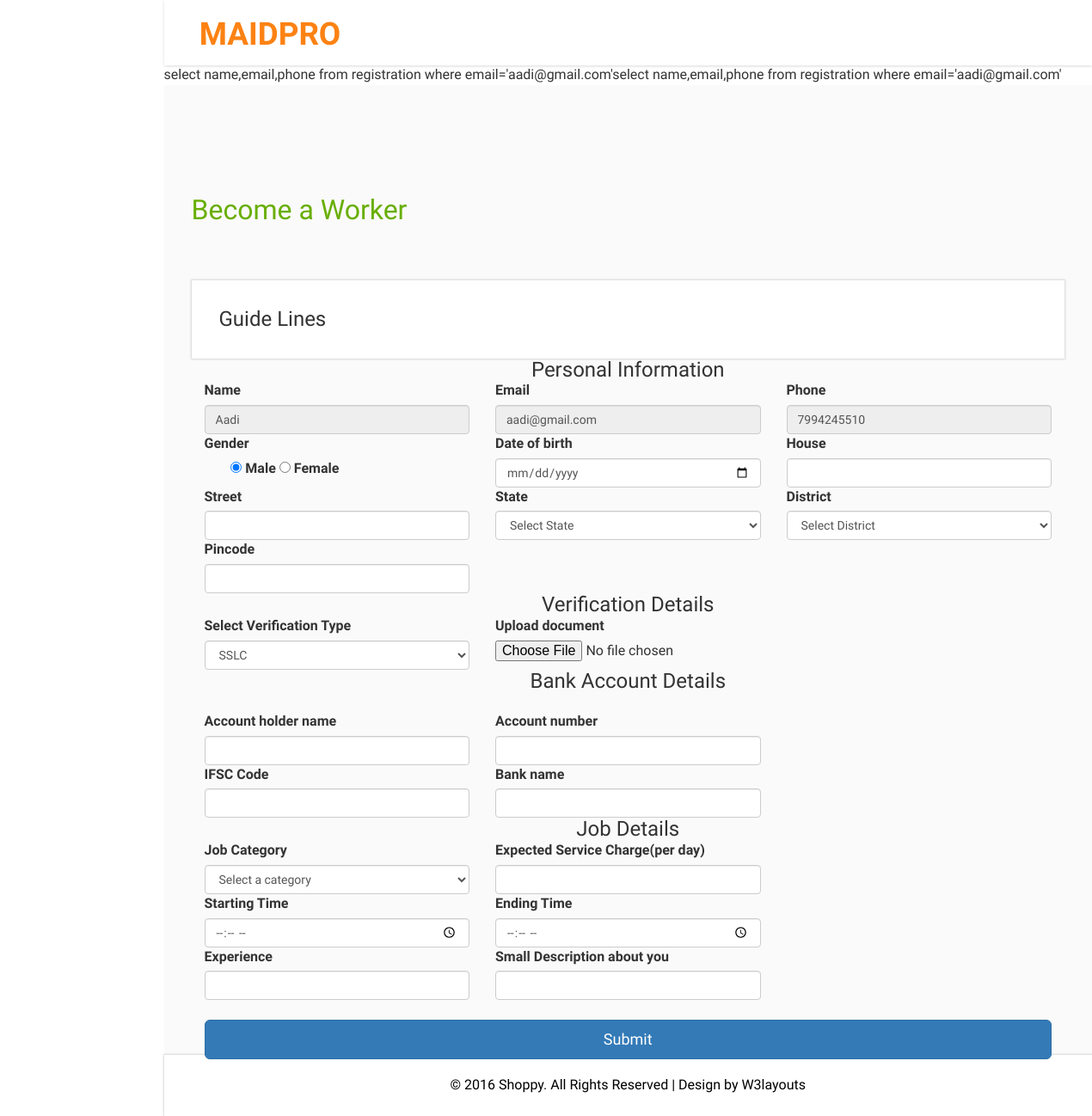
The app's page /adminverification.php?email=aadi@gmail.com with its own data.
### tables this page shows
CREATE TABLE `registration` (
  `user_id` int(11) NOT NULL,
  `email` varchar(50) NOT NULL,
  `name` varchar(30) NOT NULL,
  `phone` bigint(11) NOT NULL,
  `profile_pic` varchar(50) NOT NULL DEFAULT 'images/profile_pic.png',
  `house` varchar(30) NOT NULL,
  `place` varchar(30) NOT NULL,
  `district` varchar(30) NOT NULL,
  `state` varchar(30) NOT NULL,
  `pincode` int(10) NOT NULL,
  `gender` varchar(20) NOT NULL,
  `date_of_birth` varchar(20) NOT NULL
);

### adminverification.php (the view, shortened to what this page needs)
<?php
	include("header.php");
?>
<?php
include("dbconn.php");
$email=$_GET['email'];
$s="select name,email,phone from registration where email='$email'";
echo $s;
$r=mysqli_query($conn,$s);
$data=mysqli_fetch_assoc($r);
echo $s;
?>
<div class="inner-block">
    <div class="blank">
    	<h2>Become a Worker</h2>
    	<div class="blankpage-main">
    		<h3>Guide Lines</h3>
    	</div>
    	<form method="POST" action="addworker.php" enctype="multipart/form-data">
<h3 class="text-center">Personal Information</h3>
<div class="col-md-4">
    <label for="inputEmail4" class="form-label">Name</label>
    <input type="text" class="form-control"  required=""  name="username" id="username" value="<?php echo $data['name'] ?>" readonly>
  </div>
  <div class="col-md-4">
    <label for="inputEmail4" class="form-label">Email</label>
    <input type="email" class="form-control" id="email" required=""  name="email" value="<?php echo $data['email'] ?>" readonly>
  </div>
  <div class="col-md-4">
    <label for="inputEmail4" class="form-label">Phone</label>
    <input type="text" class="form-control"  required="" name="phone" id="phone" value="<?php echo $data['phone'] ?>" readonly>
  </div>
   <fieldset class="col-md-4">
   <label for="inputEmail4" class="form-label">Gender</label>
    <br>
    <div class="col-sm-10">
      <div class="form-check">&nbsp&nbsp&nbsp
        <input class="form-check-input" type="radio" name="gender" id="gridRadios1" value="Male" checked>
        <label class="form-check-label" for="gridRadios1">
         Male
        </label>
        <input class="form-check-input" type="radio" name="gender" id="gridRadios2" value="Female">
        <label class="form-check-label" for="gridRadios2">
         Female
        </label>
      </div>
    </div>
  </fieldset>
  <div class="col-md-4">
    <label for="inputEmail4" class="form-label">Date of birth</label>
    <input type="date" class="form-control" id="date_of_birth" required="" name="date_of_birth">
  </div>
  <div class="col-md-4">
    <label for="inputEmail4" class="form-label">House</label>
    <input type="text" class="form-control" id="house" required="" pattern="[a-zA-Z]+\[ .]+\[0-9]" name="house" >
  </div>
  <div class="col-md-4">
    <label for="inputEmail4" class="form-label">Street</label>
    <input type="text" class="form-control" id="place" required="" name="street">
  </div>
    <div class="col-md-4">
  <label for="inputState" class="form-label">State</label><br>
  <select class="form-control" aria-label="Default select example" onChange="getDistrict(this.value);" required="" name="state" id="state">
  <option value disabled selected>Select State</option>
</select>
    </div>
    <div class="col-md-4">
  <label for="inputState" class="form-label">District</label><br>
  <select class="form-control" aria-label="Default select example" id="city-list" name="district" required="">
    <option value="">Select District</option>
</select>
    </div>
    <div class="col-md-4">
    <label for="inputEmail4" class="form-label">Pincode</label>
    <input type="text" class="form-control" id="pincode" required="" name="pincode">
  </div>
  <div class="clearfix"></div>
      <h3 class="text-center">Verification Details</h3>
  <div class="col-md-4">
  	<label>Select Verification Type</label>
  	<select class="form-control" name="verification_type">
  		<option>SSLC</option>
  	</select>
  </div>
<div class="col-md-4">
  <label>Upload document</label>
  <input type="file" class="custom-file-input" id="customFileLang" name="photo">
</div>
<div class="clearfix"></div>
 <h3 class="text-center">Bank Account Details</h3><br>
<div class="col-md-4">
    <label for="inputEmail4" class="form-label">Account holder name</label>
    <input type="text" class="form-control" id="" required="" name="ac_holder_name">
  </div>
  <div class="col-md-4">
    <label for="inputEmail4" class="form-label">Account number</label>
    <input type="number" class="form-control" id="" required="" name="ac_number">
  </div>
  <div class="col-md-4">
    <label for="inputEmail4" class="form-label">IFSC Code</label>
    <input type="text" class="form-control" id="" required="" name="ifsc">
  </div>
  <div class="col-md-4">
    <label for="inputEmail4" class="form-label">Bank name</label>
    <input type="text" class="form-control" id="" required="" name="bank_name">
  </div>
<h3 class="text-center">Job Details</h3>
<div class="col-md-4">
	<label>Job Category</label>
	<select class="form-control" name="job_category" required="">
		<option value disabled selected>Select a category</option>
	</select>
</div>
<div class="col-md-4">
	<label>Expected Service Charge(per day)</label>
	<input type="number" name="service_charge" class="form-control" required="">
</div>
<div class="col-md-4">
	<label>Starting Time</label>
	<input type="time" name="starting_time" class="form-control" required="">
</div>
<div class="col-md-4">
	<label>Ending Time</label>
	<input type="time" name="ending_time" class="form-control" required="">
</div>
<div class="col-md-4">
	<label>Experience</label>
	<input type="number" name="experience" class="form-control" required="">
</div>
<div class="col-md-4">
	<label>Small Description about you</label>
	<input type="text" name="description" class="form-control" required="">
</div>
  <div class="col-md-12">
  <br>
    <button type="submit" class="btn btn-primary btn-lg btn-block" id="sub">Submit</button>
  </div>
    	</form>
    </div>
</div>
<?php
	include("footer.php");
?>

### records on screen
registration: username "Aadi", email "aadi@gmail.com", phone "7994245510"

### other values on screen
$s "select name,email,phone from registration where email='aadi@gmail.com'"
